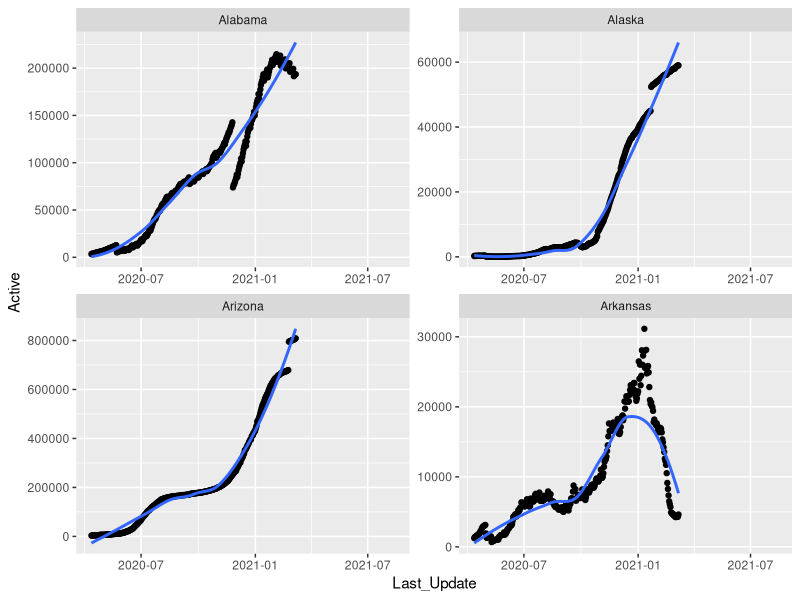
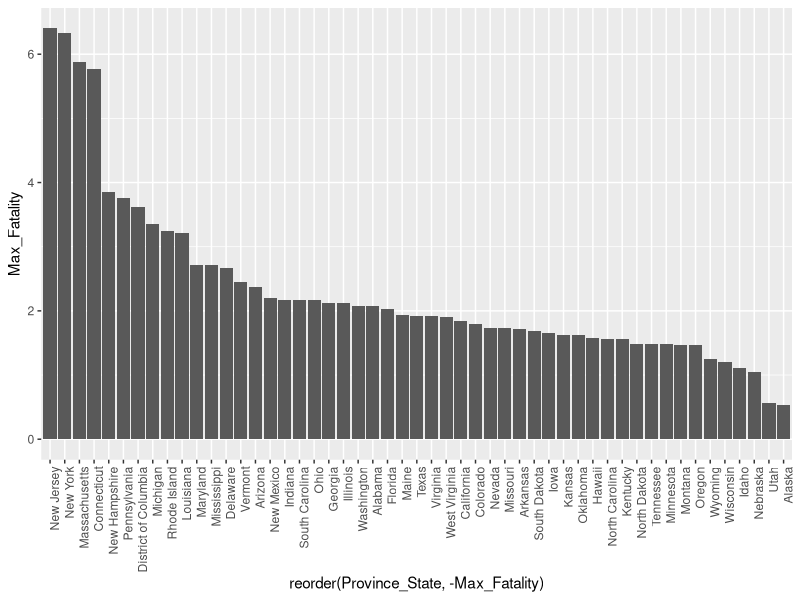
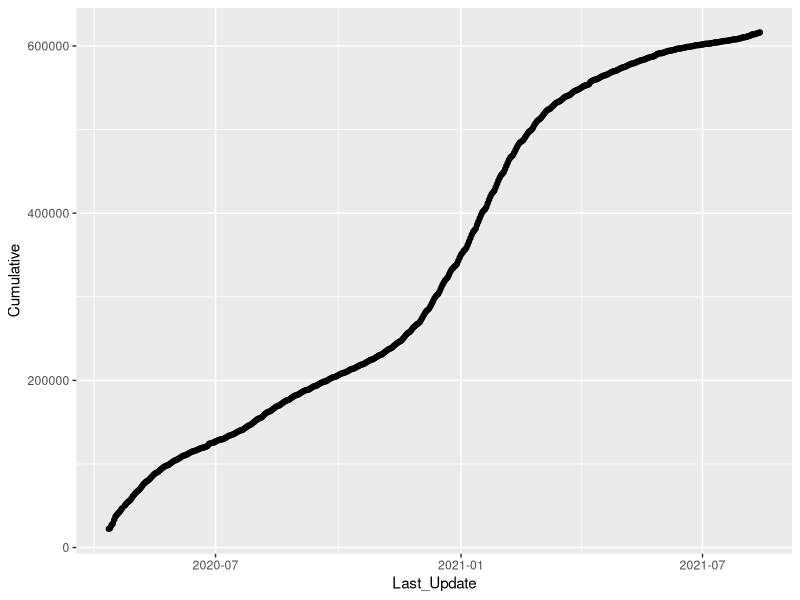

These figures' R source, in order:
library(tidyverse)
library(ggplot2)
library(ggpubr)
options(scipen = 999)



#1
df <- read_csv("cleaned_covid_data.csv")

#2
A_States <- df[grepl("^A", df$Province_State),]

#3 active cases over time
A_States %>% 
  ggplot(aes(x=Last_Update, y=Active))+
  geom_point()+
  geom_smooth(se=FALSE)+
  facet_wrap(~Province_State,scales = "free")

#4 new data frame 2 columns
State_Max_Fatality_Rate <- df %>% 
  group_by(Province_State) %>% 
  summarize(Max_Fatality = max(Case_Fatality_Ratio,na.rm =TRUE)) %>% 
  arrange(desc(Max_Fatality))

#5
State_Max_Fatality_Rate %>% 
  ggplot(aes(x=reorder(Province_State,-Max_Fatality),y=Max_Fatality))+
  geom_col()+
  theme(axis.text.x = element_text(angle = 90,hjust = 1))

#6 cummulative deaths over time
df %>% 
  group_by(Last_Update) %>% 
  summarize(Cumulative= sum(Deaths)) %>% 
  ggplot(aes(x=Last_Update,y=Cumulative))+
  geom_point()








